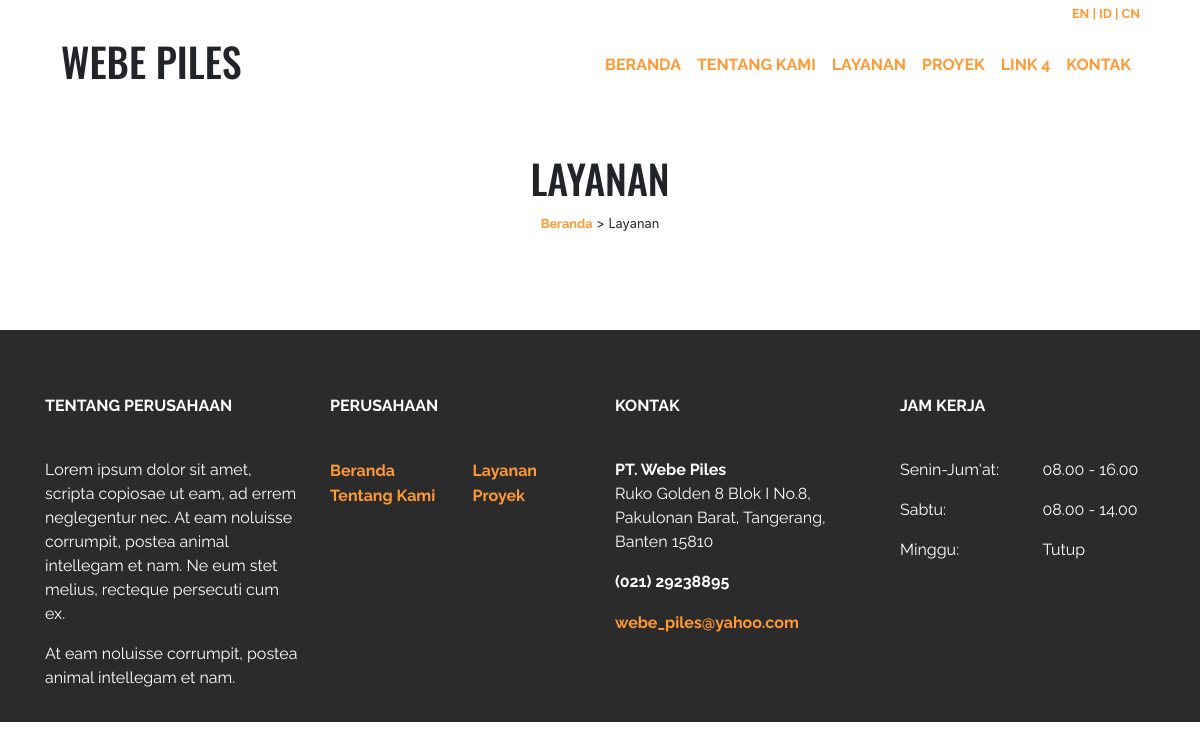
The page /id/services.php on the database as committed earlier.
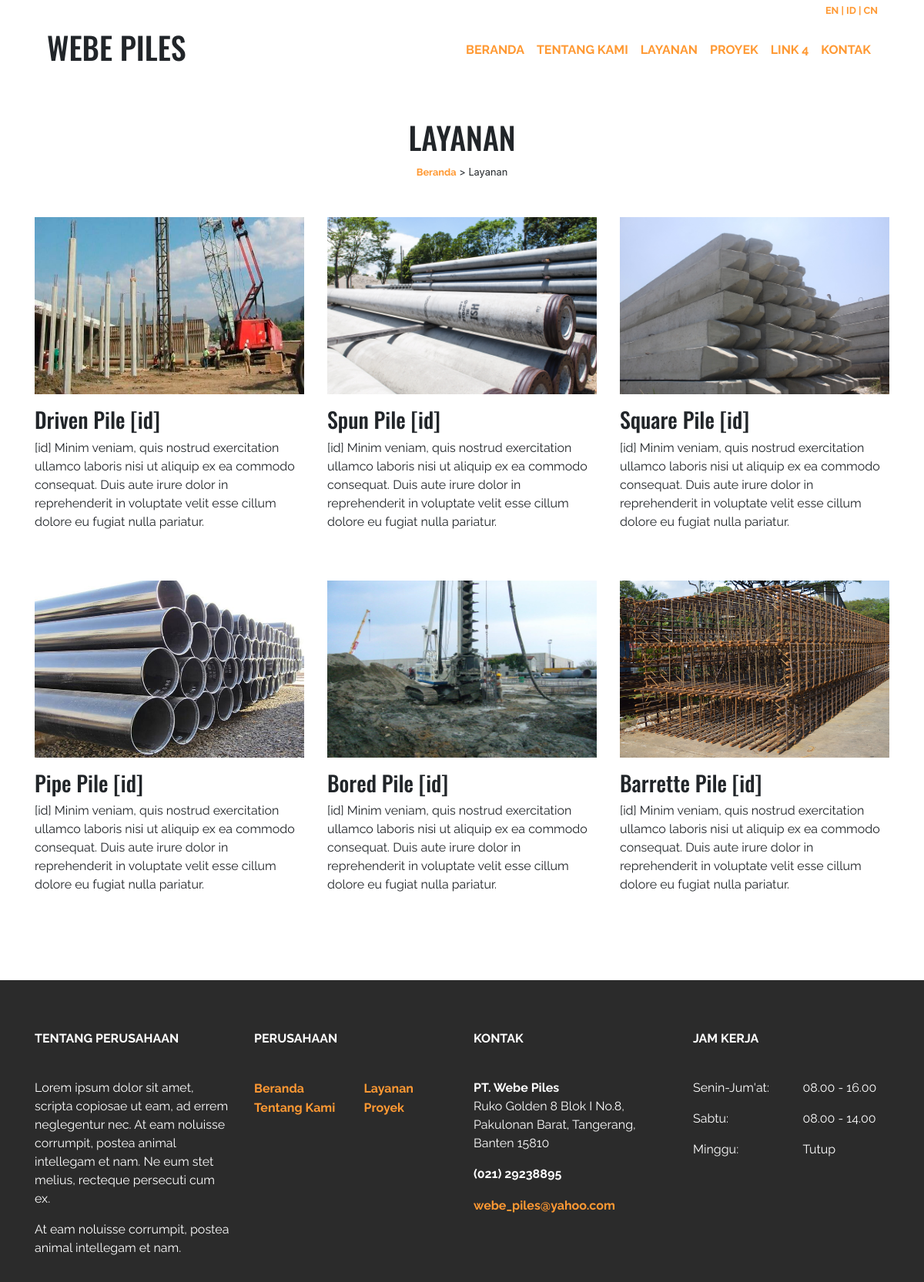
The same page on the database as committed later.
### tables this page shows
CREATE TABLE `layanan` (
  `id_layanan` int(11) NOT NULL,
  `nama_layanan` varchar(30) NOT NULL,
  `deskripsi_layanan` text NOT NULL,
  `gambar_layanan` varchar(200) NOT NULL,
  `bahasa_layanan` varchar(2) DEFAULT NULL
);

### id/services.php (the view, shortened to what this page needs)
<!doctype html>
<html lang="en">
  <?php include ('../fungsi/koneksi.php'); ?>
  <body>
    <div class="container-fluid sticky-top menu">
        <div class="container">
        </div>
    </div>
    <div class="container">
    	<div class="row text-center">
            <div class="col">
                <h1 class="mt-5" style="text-transform: uppercase;">Layanan</h1>
                <small>
                    <a href="home.php">Beranda</a> > Layanan
                </small>
            </div>
        </div>
        <div class="row my-5">
            <?php
                $layanan = "SELECT * FROM layanan WHERE bahasa_layanan = 'id'";
                $hasil_layanan = mysqli_query($koneksi, $layanan);
                $i = 0;
                while ($row_layanan = mysqli_fetch_array($hasil_layanan, MYSQLI_ASSOC)) {
            ?>
            <div class="col-md-4">
                <img class="image-fluid" style="width: 100%; height: 230px;" src="<?php echo $row_layanan['gambar_layanan']; ?>">
                <h3 class="mt-3"><?php echo $row_layanan['nama_layanan']; ?></h3>
                <p><?php echo $row_layanan['deskripsi_layanan']; ?></p>
            </div>
            <?php
              $i++;
              if ($i % 3 == 0) {
                echo '</div><div class="row my-5">';
              }
            ?>
            <?php } ?>
        </div>
    </div>
  </body>
</html>

Rows that differ between the two databases and show on the page:
added layanan: gambar_layanan (picture), nama_layanan "Driven Pile [id]", deskripsi_layanan "[id] Minim veniam, quis nostrud exercitation ullamco laboris nisi ut aliquip ex ea commodo consequat. Duis aute irure dolor in reprehenderit in voluptate velit esse cillum dolore eu fugiat nulla pariatur."
added layanan: gambar_layanan (picture), nama_layanan "Spun Pile [id]", deskripsi_layanan "[id] Minim veniam, quis nostrud exercitation ullamco laboris nisi ut aliquip ex ea commodo consequat. Duis aute irure dolor in reprehenderit in voluptate velit esse cillum dolore eu fugiat nulla pariatur."
added layanan: gambar_layanan (picture), nama_layanan "Square Pile [id]", deskripsi_layanan "[id] Minim veniam, quis nostrud exercitation ullamco laboris nisi ut aliquip ex ea commodo consequat. Duis aute irure dolor in reprehenderit in voluptate velit esse cillum dolore eu fugiat nulla pariatur."
added layanan: gambar_layanan (picture), nama_layanan "Pipe Pile [id]", deskripsi_layanan "[id] Minim veniam, quis nostrud exercitation ullamco laboris nisi ut aliquip ex ea commodo consequat. Duis aute irure dolor in reprehenderit in voluptate velit esse cillum dolore eu fugiat nulla pariatur."
added layanan: gambar_layanan (picture), nama_layanan "Bored Pile [id]", deskripsi_layanan "[id] Minim veniam, quis nostrud exercitation ullamco laboris nisi ut aliquip ex ea commodo consequat. Duis aute irure dolor in reprehenderit in voluptate velit esse cillum dolore eu fugiat nulla pariatur."
added layanan: gambar_layanan (picture), nama_layanan "Barrette Pile [id]", deskripsi_layanan "[id] Minim veniam, quis nostrud exercitation ullamco laboris nisi ut aliquip ex ea commodo consequat. Duis aute irure dolor in reprehenderit in voluptate velit esse cillum dolore eu fugiat nulla pariatur."
